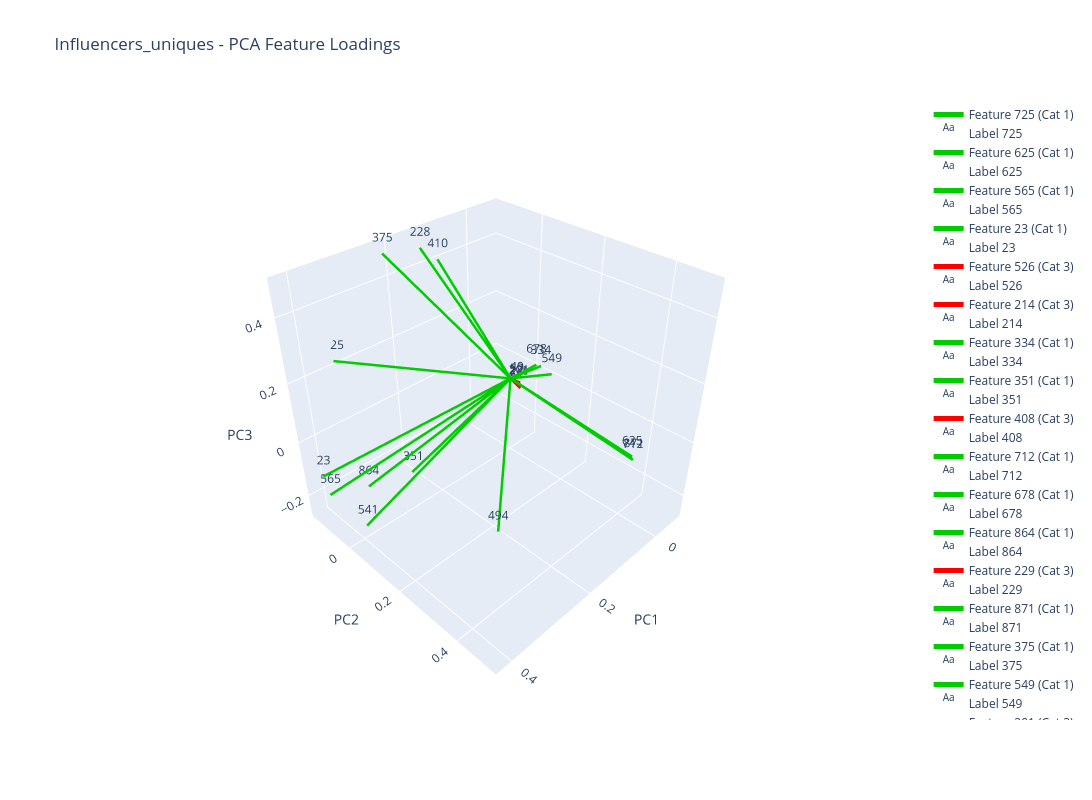

The notebook cell saved with this chart:
### Markdown cell above
## 15.7. Influencers_uniques 3D

### Code cell
# From the loadings dataframe:Influencers_uniques
plot_pca_feature_loadings(Influencers_uniques, results_influencers_uniques_Loadings['Influencers_uniques_loadings_df'],
                                                analysis_results_Influencers_uniques,"Influencers_uniques", plot_3d=True)

### Figure 1 — Plotly figure (JSON) as saved in the notebook; plotly's stock layout.template omitted (floating-point values rounded to 4 significant figures)
{"data": [{"line": {"color": "#00CC00", "width": 5}, "mode": "lines", "name": "Feature 725 (Cat 1)", "type": "scatter3d", "x": [0, 0.3467], "y": [0, -0.1455], "z": [0, 0.2232]}, {"mode": "text", "name": "Label 725", "text": ["725"], "textposition": "top center", "type": "scatter3d", "x": [0.3467], "y": [-0.1455], "z": [0.2232]}, {"line": {"color": "#00CC00", "width": 5}, "mode": "lines", "name": "Feature 625 (Cat 1)", "type": "scatter3d", "x": [0, 0.09306], "y": [0, 0.4985], "z": [0, 0.08707]}, {"mode": "text", "name": "Label 625", "text": ["625"], "textposition": "top center", "type": "scatter3d", "x": [0.09306], "y": [0.4985], "z": [0.08707]}, {"line": {"color": "#00CC00", "width": 5}, "mode": "lines", "name": "Feature 565 (Cat 1)", "type": "scatter3d", "x": [0, 0.419], "y": [0, -0.09277], "z": [0, -0.1603]}, {"mode": "text", "name": "Label 565", "text": ["565"], "textposition": "top center", "type": "scatter3d", "x": [0.419], "y": [-0.09277], "z": [-0.1603]}, {"line": {"color": "#00CC00", "width": 5}, "mode": "lines", "name": "Feature 23 (Cat 1)", "type": "scatter3d", "x": [0, 0.4204], "y": [0, -0.1092], "z": [0, -0.1]}, {"mode": "text", "name": "Label 23", "text": ["23"], "textposition": "top center", "type": "scatter3d", "x": [0.4204], "y": [-0.1092], "z": [-0.1]}, {"line": {"color": "#FF0000", "width": 5}, "mode": "lines", "name": "Feature 526 (Cat 3)", "type": "scatter3d", "x": [0, -0.06088], "y": [0, -0.03799], "z": [0, -0.08627]}, {"mode": "text", "name": "Label 526", "text": ["526"], "textposition": "top center", "type": "scatter3d", "x": [-0.06088], "y": [-0.03799], "z": [-0.08627]}, {"line": {"color": "#FF0000", "width": 5}, "mode": "lines", "name": "Feature 214 (Cat 3)", "type": "scatter3d", "x": [0, -0.06671], "y": [0, -0.04409], "z": [0, -0.1095]}, {"mode": "text", "name": "Label 214", "text": ["214"], "textposition": "top center", "type": "scatter3d", "x": [-0.06671], "y": [-0.04409], "z": [-0.1095]}, {"line": {"color": "#00CC00", "width": 5}, "mode": "lines", "name": "Feature 334 (Cat 1)", "type": "scatter3d", "x": [0, -0.008033], "y": [0, 0.1011], "z": [0, 0.09299]}, {"mode": "text", "name": "Label 334", "text": ["334"], "textposition": "top center", "type": "scatter3d", "x": [-0.008033], "y": [0.1011], "z": [0.09299]}, {"line": {"color": "#00CC00", "width": 5}, "mode": "lines", "name": "Feature 351 (Cat 1)", "type": "scatter3d", "x": [0, 0.2401], "y": [0, -0.0608], "z": [0, -0.2146]}, {"mode": "text", "name": "Label 351", "text": ["351"], "textposition": "top center", "type": "scatter3d", "x": [0.2401], "y": [-0.0608], "z": [-0.2146]}, {"line": {"color": "#FF0000", "width": 5}, "mode": "lines", "name": "Feature 408 (Cat 3)", "type": "scatter3d", "x": [0, -0.05965], "y": [0, -0.03672], "z": [0, -0.0781]}, {"mode": "text", "name": "Label 408", "text": ["408"], "textposition": "top center", "type": "scatter3d", "x": [-0.05965], "y": [-0.03672], "z": [-0.0781]}, {"line": {"color": "#00CC00", "width": 5}, "mode": "lines", "name": "Feature 712 (Cat 1)", "type": "scatter3d", "x": [0, 0.09288], "y": [0, 0.5013], "z": [0, 0.07806]}, {"mode": "text", "name": "Label 712", "text": ["712"], "textposition": "top center", "type": "scatter3d", "x": [0.09288], "y": [0.5013], "z": [0.07806]}, {"line": {"color": "#00CC00", "width": 5}, "mode": "lines", "name": "Feature 678 (Cat 1)", "type": "scatter3d", "x": [0, -0.0005011], "y": [0, 0.09365], "z": [0, 0.09885]}, {"mode": "text", "name": "Label 678", "text": ["678"], "textposition": "top center", "type": "scatter3d", "x": [-0.0005011], "y": [0.09365], "z": [0.09885]}, {"line": {"color": "#00CC00", "width": 5}, "mode": "lines", "name": "Feature 864 (Cat 1)", "type": "scatter3d", "x": [0, 0.3404], "y": [0, -0.07485], "z": [0, -0.1891]}, {"mode": "text", "name": "Label 864", "text": ["864"], "textposition": "top center", "type": "scatter3d", "x": [0.3404], "y": [-0.07485], "z": [-0.1891]}, {"line": {"color": "#FF0000", "width": 5}, "mode": "lines", "name": "Feature 229 (Cat 3)", "type": "scatter3d", "x": [0, -0.05849], "y": [0, -0.03823], "z": [0, -0.09451]}, {"mode": "text", "name": "Label 229", "text": ["229"], "textposition": "top center", "type": "scatter3d", "x": [-0.05849], "y": [-0.03823], "z": [-0.09451]}, {"line": {"color": "#00CC00", "width": 5}, "mode": "lines", "name": "Feature 871 (Cat 1)", "type": "scatter3d", "x": [0, 0.09202], "y": [0, 0.4997], "z": [0, 0.07837]}, {"mode": "text", "name": "Label 871", "text": ["871"], "textposition": "top center", "type": "scatter3d", "x": [0.09202], "y": [0.4997], "z": [0.07837]}, {"line": {"color": "#00CC00", "width": 5}, "mode": "lines", "name": "Feature 375 (Cat 1)", "type": "scatter3d", "x": [0, 0.226], "y": [0, -0.1313], "z": [0, 0.4881]}, {"mode": "text", "name": "Label 375", "text": ["375"], "textposition": "top center", "type": "scatter3d", "x": [0.226], "y": [-0.1313], "z": [0.4881]}, {"line": {"color": "#00CC00", "width": 5}, "mode": "lines", "name": "Feature 549 (Cat 1)", "type": "scatter3d", "x": [0, 0.03231], "y": [0, 0.184], "z": [0, 0.1344]}, {"mode": "text", "name": "Label 549", "text": ["549"], "textposition": "top center", "type": "scatter3d", "x": [0.03231], "y": [0.184], "z": [0.1344]}, {"line": {"color": "#FF0000", "width": 5}, "mode": "lines", "name": "Feature 201 (Cat 3)", "type": "scatter3d", "x": [0, -0.04947], "y": [0, -0.03232], "z": [0, -0.08143]}, {"mode": "text", "name": "Label 201", "text": ["201"], "textposition": "top center", "type": "scatter3d", "x": [-0.04947], "y": [-0.03232], "z": [-0.08143]}, {"line": {"color": "#00CC00", "width": 5}, "mode": "lines", "name": "Feature 494 (Cat 1)", "type": "scatter3d", "x": [0, 0.273], "y": [0, 0.3128], "z": [0, -0.1387]}, {"mode": "text", "name": "Label 494", "text": ["494"], "textposition": "top center", "type": "scatter3d", "x": [0.273], "y": [0.3128], "z": [-0.1387]}, {"line": {"color": "#00CC00", "width": 5}, "mode": "lines", "name": "Feature 410 (Cat 1)", "type": "scatter3d", "x": [0, 0.1212], "y": [0, -0.09829], "z": [0, 0.4332]}, {"mode": "text", "name": "Label 410", "text": ["410"], "textposition": "top center", "type": "scatter3d", "x": [0.1212], "y": [-0.09829], "z": [0.4332]}, {"line": {"color": "#00CC00", "width": 5}, "mode": "lines", "name": "Feature 228 (Cat 1)", "type": "scatter3d", "x": [0, 0.1474], "y": [0, -0.1204], "z": [0, 0.472]}, {"mode": "text", "name": "Label 228", "text": ["228"], "textposition": "top center", "type": "scatter3d", "x": [0.1474], "y": [-0.1204], "z": [0.472]}, {"line": {"color": "#00CC00", "width": 5}, "mode": "lines", "name": "Feature 541 (Cat 1)", "type": "scatter3d", "x": [0, 0.3842], "y": [0, -0.01575], "z": [0, -0.2595]}, {"mode": "text", "name": "Label 541", "text": ["541"], "textposition": "top center", "type": "scatter3d", "x": [0.3842], "y": [-0.01575], "z": [-0.2595]}], "layout": {"height": 800, "scene": {"aspectmode": "cube", "camera": {"center": {"x": 0, "y": 0, "z": 0}, "eye": {"x": 1.5, "y": 1.5, "z": 1.5}, "up": {"x": 0, "y": 0, "z": 1}}, "xaxis": {"title": {"text": "PC1"}}, "yaxis": {"title": {"text": "PC2"}}, "zaxis": {"title": {"text": "PC3"}}}, "showlegend": true, "title": {"text": "Influencers_uniques - PCA Feature Loadings"}, "width": 1200}}
